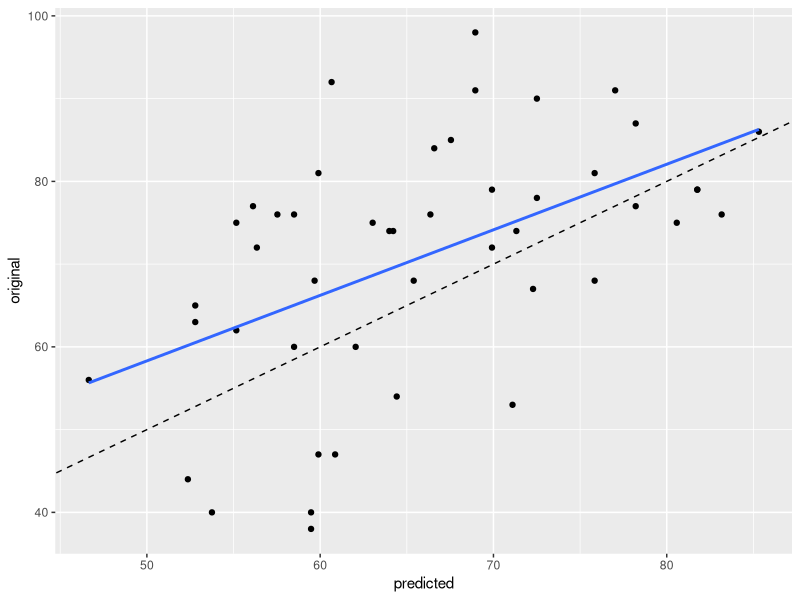
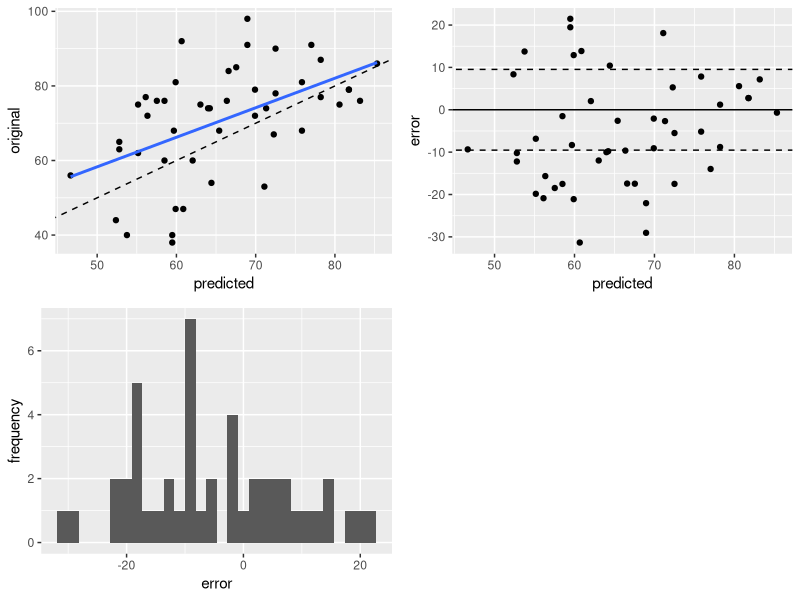

R code for these plots, in order: (Note: this script raises an error after producing the figures.)
## ---- chunk 1
library(arm)
library(ggplot2)
library(gridExtra)

#out-of-sample prediction, test data is 2012 & 2013 while train is 2015
study.skill.test <- read.csv("data/Stats_study_habits.new.csv", header= TRUE)
study.skill.train <- read.csv("data/Stats_study_habits.csv", header= TRUE)
## ---- chunk 2
lm.3 <- lm(Grade ~ Gender+Interesting+Study.Skills, study.skill.train)
display(lm.3)
## ---- chunk 3
predict.2015 <- predict(lm.3, study.skill.test)
pred.val.data <- data.frame(predicted=predict.2015, original=study.skill.test$Grade, error= predict.2015-study.skill.test$Grade)

p1 <- ggplot(pred.val.data, aes(x=predicted, y=original)) + geom_point() + geom_smooth(method="lm", se=FALSE)
p1 <- p1 + geom_abline(slope = 1, intercept = 0, linetype="dashed")
p1

p2 <- ggplot(pred.val.data, aes(x=predicted, y=error)) + geom_point() 
p2<- p2+geom_abline(slope=0,intercept=0) + geom_abline(slope = 0, intercept = sd(pred.val.data$predicted), linetype="dashed") +  geom_abline(slope = 0, intercept = -sd(pred.val.data$predicted), linetype="dashed")

p3<- ggplot(pred.val.data, aes(x=error)) + geom_bar(stat="bin") + ylab("frequency")
grid.arrange(p1,p2,p3 ,nrow=2, ncol=2)
## ---- chunk 4
hourly.pay <- read.csv("data/Large_Hourly_Pay.csv", header= TRUE, stringsAsFactors = TRUE)
summary(hourly.pay)

#taking the subset of the data to explain some variabilities. 
HP.1 <- sample(1:nrow(hourly.pay), 2000, replace = FALSE)
subset_hourly.pay <- hourly.pay[HP.1,]
colnames(subset_hourly.pay)

train <- sample(1:nrow(hourly.pay), 0.9*2000, replace = FALSE)
train_data <- subset_hourly.pay[train,] 
test_data <- subset_hourly.pay[-train,] #the remaining 10% validation sample

lm.4 <- lm(log(Grade)~., train_data)


## ---- chunk 5
plot(cars)
## ---- chunk 6
plot(cars)
## ---- chunk 7
plot(cars)
